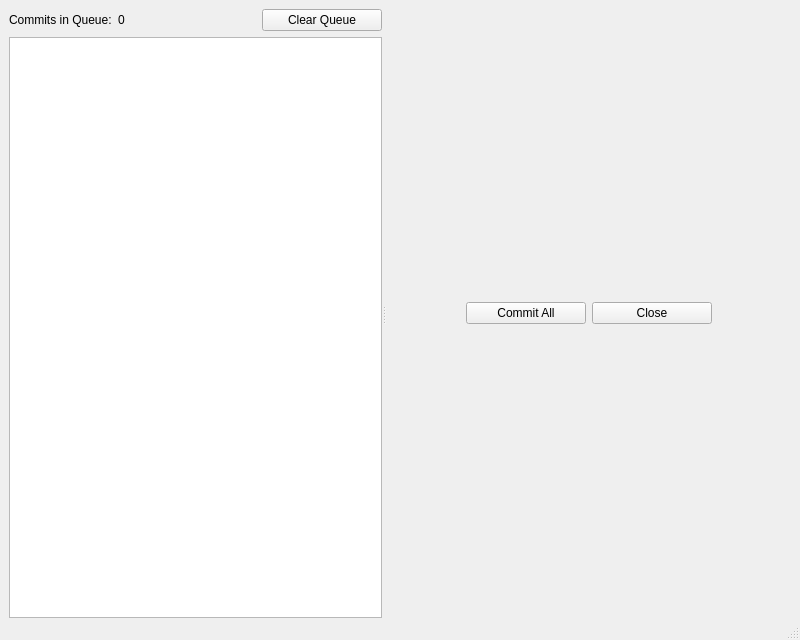
<?xml version="1.0" encoding="UTF-8"?>
<ui version="4.0">
 <class>commitQueue</class>
 <widget class="QMainWindow" name="commitQueue">
  <property name="geometry">
   <rect>
    <x>0</x>
    <y>0</y>
    <width>800</width>
    <height>640</height>
   </rect>
  </property>
  <property name="windowTitle">
   <string>MainWindow</string>
  </property>
  <widget class="QWidget" name="centralwidget">
   <layout class="QGridLayout" name="gridLayout">
    <property name="leftMargin">
     <number>9</number>
    </property>
    <property name="topMargin">
     <number>9</number>
    </property>
    <property name="rightMargin">
     <number>9</number>
    </property>
    <property name="bottomMargin">
     <number>0</number>
    </property>
    <item row="0" column="0">
     <widget class="QSplitter" name="splitter">
      <property name="orientation">
       <enum>Qt::Horizontal</enum>
      </property>
      <widget class="QWidget" name="verticalLayoutWidget_2">
       <layout class="QVBoxLayout" name="verticalLayout">
        <item>
         <layout class="QHBoxLayout" name="horizontalLayout_2">
          <item>
           <widget class="QLabel" name="label">
            <property name="text">
             <string>Commits in Queue:</string>
            </property>
           </widget>
          </item>
          <item>
           <widget class="QLabel" name="filesCountLabel">
            <property name="text">
             <string>0</string>
            </property>
           </widget>
          </item>
          <item>
           <spacer name="horizontalSpacer">
            <property name="orientation">
             <enum>Qt::Horizontal</enum>
            </property>
            <property name="sizeHint" stdset="0">
             <size>
              <width>40</width>
              <height>20</height>
             </size>
            </property>
           </spacer>
          </item>
          <item>
           <widget class="QPushButton" name="clearQueuePushButton">
            <property name="minimumSize">
             <size>
              <width>120</width>
              <height>0</height>
             </size>
            </property>
            <property name="text">
             <string>Clear Queue</string>
            </property>
           </widget>
          </item>
         </layout>
        </item>
        <item>
         <widget class="QTreeWidget" name="filesQueueTreeWidget">
          <property name="minimumSize">
           <size>
            <width>300</width>
            <height>0</height>
           </size>
          </property>
          <property name="rootIsDecorated">
           <bool>false</bool>
          </property>
          <property name="headerHidden">
           <bool>true</bool>
          </property>
          <column>
           <property name="text">
            <string>1</string>
           </property>
          </column>
         </widget>
        </item>
       </layout>
      </widget>
      <widget class="QWidget" name="verticalLayoutWidget_3">
       <layout class="QVBoxLayout" name="verticalLayout_2" stretch="1,0">
        <item>
         <layout class="QVBoxLayout" name="commitEditorLayout"/>
        </item>
        <item>
         <layout class="QHBoxLayout" name="horizontalLayout">
          <item>
           <spacer name="horizontalSpacer_2">
            <property name="orientation">
             <enum>Qt::Horizontal</enum>
            </property>
            <property name="sizeHint" stdset="0">
             <size>
              <width>40</width>
              <height>20</height>
             </size>
            </property>
           </spacer>
          </item>
          <item>
           <widget class="QPushButton" name="commitAllPushButton">
            <property name="minimumSize">
             <size>
              <width>120</width>
              <height>0</height>
             </size>
            </property>
            <property name="text">
             <string>Commit All</string>
            </property>
           </widget>
          </item>
          <item>
           <widget class="QPushButton" name="closePushButton">
            <property name="minimumSize">
             <size>
              <width>120</width>
              <height>0</height>
             </size>
            </property>
            <property name="text">
             <string>Close</string>
            </property>
           </widget>
          </item>
          <item>
           <spacer name="horizontalSpacer_3">
            <property name="orientation">
             <enum>Qt::Horizontal</enum>
            </property>
            <property name="sizeHint" stdset="0">
             <size>
              <width>40</width>
              <height>20</height>
             </size>
            </property>
           </spacer>
          </item>
         </layout>
        </item>
       </layout>
      </widget>
     </widget>
    </item>
   </layout>
  </widget>
  <widget class="QStatusBar" name="statusbar"/>
 </widget>
 <resources/>
 <connections/>
</ui>
